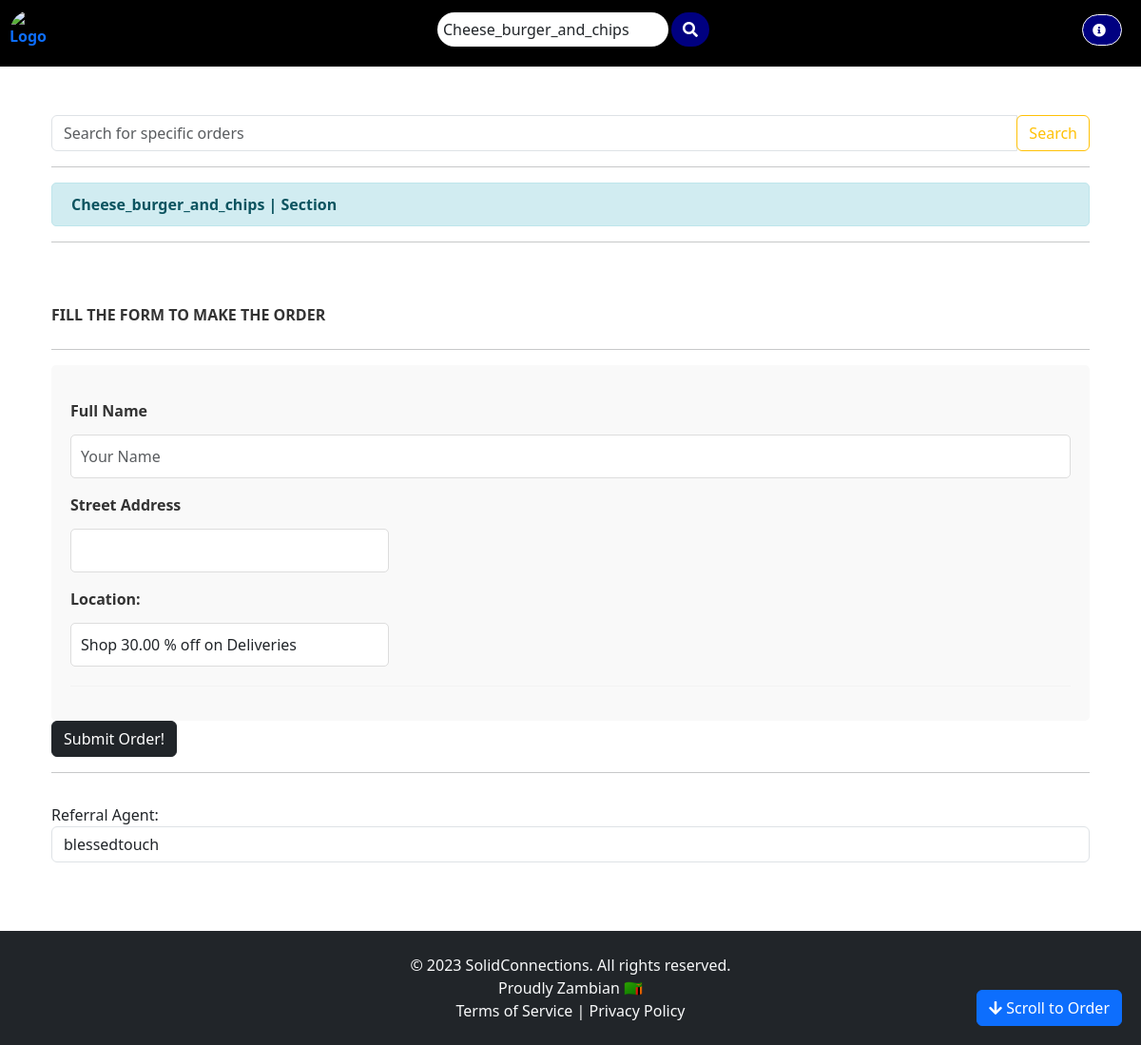
The page /order/search/?q=Cheese_burger_and_chips on the database as committed earlier.
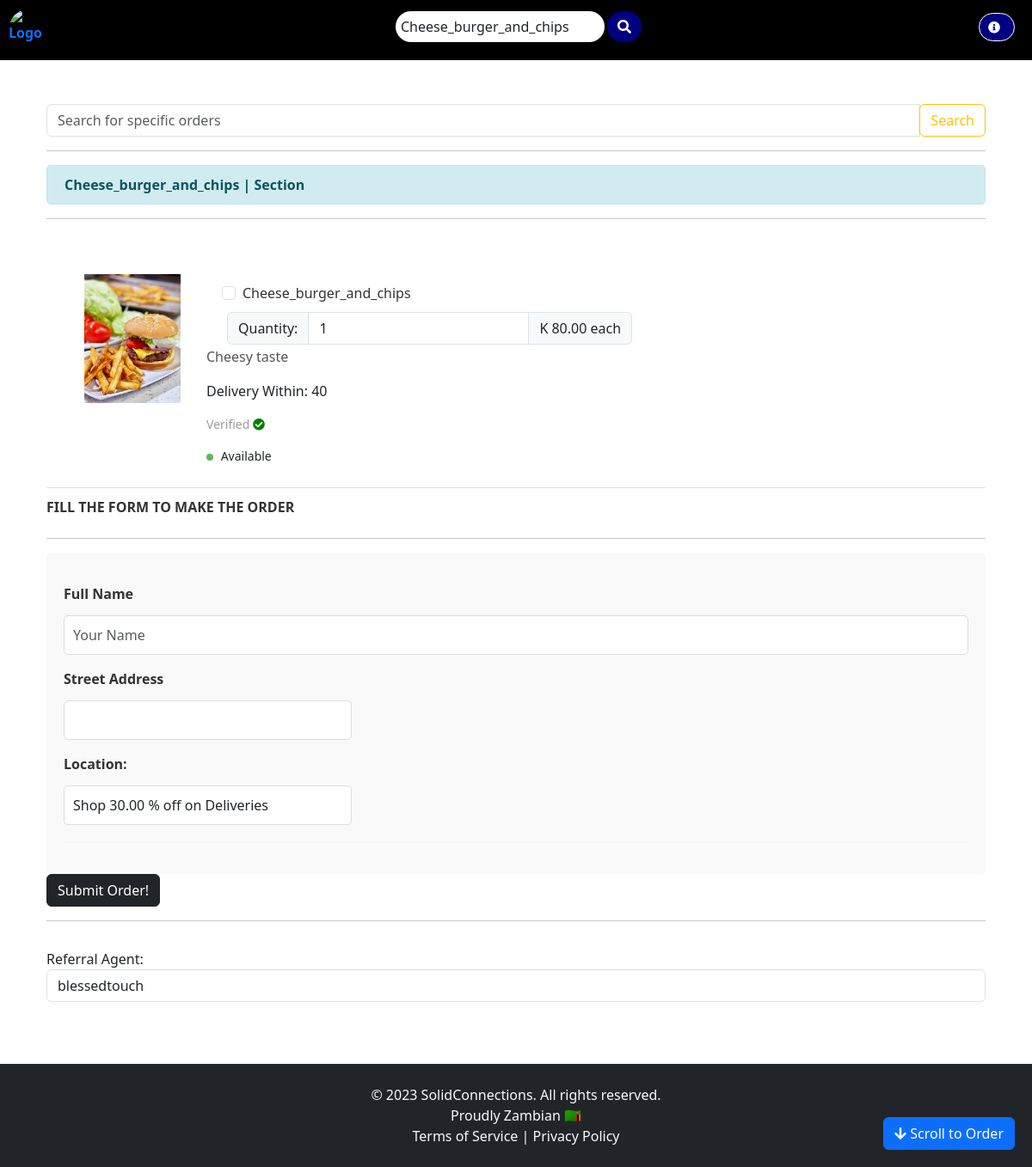
The same page on the database as committed later.
### customer/models.py (models this page shows, shortened)
class MenuItem(models.Model):
    name = models.CharField(max_length=100)
    description = models.TextField()
    DeliveredTime = models.TextField(default=default_delivered_time)
    image = models.ImageField(upload_to='menu_images/')
    price = models.DecimalField(max_digits=10, decimal_places=2)
    category = models.ManyToManyField('Category', related_name='items')
    availability = models.BooleanField(default=True)
    is_verified = models.BooleanField(default=False)  # New field for verified items

### customer/views.py (the view, shortened to what this page needs)
# urls.py: path('order/search/', OrderSearch.as_view(), name='order-search'),
class OrderSearch(MenuSearch):
    def get(self, request, *args, **kwargs):
        query = request.GET.get('q')
        items = MenuItem.objects.filter(
            Q(name__icontains=query) |
            Q(price__icontains=query) |
            Q(category__name__icontains=query) # use name__icontains on the related Category model
        )
        locations = Location.objects.all()
        users = User.objects.all()
        context = {
            'items': items,
            'locations': locations,
            'users': users,
            'searched_item': query,
        }
        return render(request, 'customer/order.html', context)

### templates/customer/order.html (shortened to what the changed rows need)
{% extends 'base.html' %}
{% load static %}
{% load custom_filters %}
{% block content %}
<div class="container mb-5">
    <div class="row justify-content-center mt-1">
        <div class="col-md-12 col-sm-12 p-4">
{% if searched_item %}
    <div class="custom-alert">
        <div class="custom-alert-content">
            <strong>{{ searched_item }} | Section </strong>
        </div>
    </div>
{% endif %}
            <form id="order-form" method="POST">
                <div class="pt-5">
{% for item in items %}
<div class="menu-item">
    <div class="row">
        <div class="col-md-2 col-sm-12">
            <a href="{{ item.image.url }}" target="_blank">
                <img class="menu-item-image rounded" src="{{ item.image.url }}">
            </a>
        </div>
        <div class="col-md-8 col-sm-12">
            <div class="d-flex flex-row">
                <div class="form-group form-check">
                    <label class="transparent-button" for="item_{{ item.pk }}">
                        <input type="checkbox" name="items[]" class="form-check-input" value="{{ item.pk }}" id="item_{{ item.pk }}">
                        {{ item.name }}
                    </label>
                    <div class="d-flex justify-content-between">
                        <div class="input-group">
                            <label class="input-group-text font-weight-bold mr-3" for="quantity_{{ item.pk }}">Quantity:</label>
                            <input type="number" name="quantities[]" id="quantity_{{ item.pk }}" class="form-control" value="1" inputmode="numeric" step="1">
                            <label class="input-group-text font-weight-bold ml-3">K {{ item.price }} each</label>
                        </div>
                    </div>
                </div>
            </div>
            <p class="menu-item-description">{{ item.description }}</p>
            <p>Delivery Within: {{ item.DeliveredTime }}</p>
            <p class="menu-item-category">
                Verified <i class="fas fa-check-circle" style="color: green;"></i>
            </p>
            <p class="menu-item-availability">
                {% if item.availability %}
                <span class="dot available"></span> Available
                {% else %}
                <span class="dot not-available"></span> Not Available
                {% endif %}
            </p>
        </div>
        <div class="col-md-2 col-sm-12">
        </div>
    </div>
</div>
{% endfor %}
            </form>
        </div>
    </div>
</div>
{% endblock %}

Rows that differ between the two databases and show on the page:
added MenuItem: name "Cheese_burger_and_chips", image (picture), price "80.00", description "Cheesy taste", DeliveredTime "40", availability True (drawn)
Other text that changed with them:
{{ searched_item }}: "Cheese_burger_and_chips" → (not shown)
